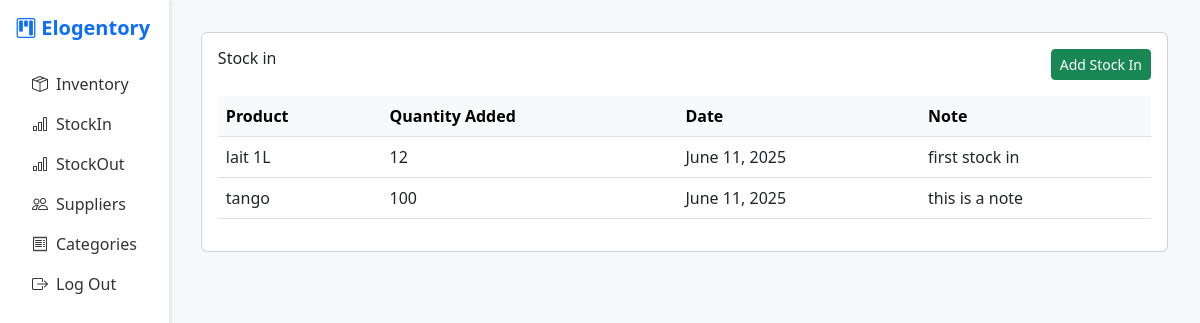
Screenshot of /stockin/ (signed in) with the database file from the repository.
### inventory/models.py (models this page shows, shortened)
class StockIn(models.Model):
    product = models.ForeignKey(Product, on_delete=models.CASCADE)
    quantity = models.PositiveIntegerField()
    date = models.DateField(auto_now_add=True)
    note = models.TextField(blank=True)

class Product(models.Model):
    name = models.CharField(max_length=100)
    category = models.ForeignKey(Category, on_delete=models.CASCADE)
    supplier = models.ForeignKey(Supplier, on_delete=models.SET_NULL, null=True, blank=True)
    stock_min = models.PositiveIntegerField(default=0)
    stock     = models.PositiveIntegerField(default=0)
    image = models.ImageField(upload_to='products/', null=True, blank=True)

### inventory/views.py (the view, shortened to what this page needs)
# urls.py: path('stockin/', views.stock_in, name='stockin'),
@login_required
def stock_in(request):
    products = Product.objects.all()
    stockins = StockIn.objects.all().order_by('-date')
    return render(request, 'stock_in.html', {
        'stockins': stockins,
        'products' : products,
    })

### inventory/templates/stock_in.html (shortened to what this page needs)
{% extends 'base.html' %}
{% block content %}
<div class="card p-3">
    <div class="d-flex justify-content-between mb-3">
        <h6>Stock in</h6>
        <div>
            <button type="button" class="btn btn-success btn-sm" data-bs-toggle="modal"
                data-bs-target="#addStockInModal">
                Add Stock In
            </button>
        </div>
    </div>
    <div class="table-responsive">
        <table class="table align-middle">
            <thead class="table-light">
                <tr>
                    <th>Product</th>
                    <th>Quantity Added</th>
                    <th>Date</th>
                    <th>Note</th>
                </tr>
            </thead>
            <tbody>
                {% for stockin in stockins %}
                <tr>
                    <td>{{ stockin.product.name }}</td>
                    <td>{{ stockin.quantity }}</td>
                    <td>{{ stockin.date }}</td>
                    <td>{{ stockin.note|default:"-" }}</td>
                </tr>
                {% empty %}
                <tr>
                    <td colspan="5" class="text-muted text-center">No stock entries available.</td>
                </tr>
                {% endfor %}
            </tbody>
        </table>
    </div>
</div>
{% endblock %}

### inventory/templates/base.html (style rules this page uses)
body { background-color: #f8f9fa; }

### rows the page displays
StockIn: product.name "lait 1L", quantity "12", date "June 11, 2025", note "first stock in"
StockIn: product.name "tango", quantity "100", date "June 11, 2025", note "this is a note"
